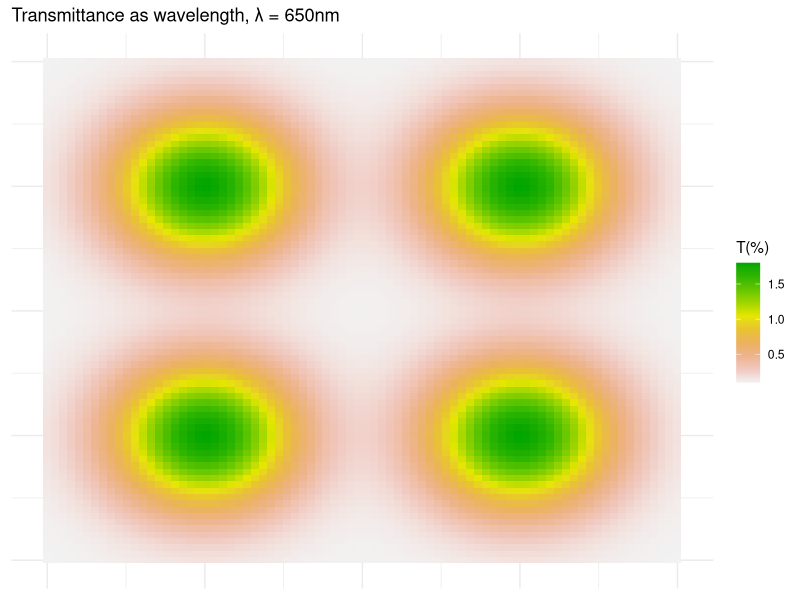

The R script that drew this image: (Note: this script raises an error after producing the figure.)
# Load necessary libraries
library(fields)
library(ggplot2)
library(reshape2)

# Define simulation parameters
wavelength <- 650e-9  # wavelength in meters
n_lens <- 1.5         # refractive index of the lens
n_air <- 1.0          # refractive index of air

# Grid parameters
grid_size <- 80
x <- seq(-0.05, 0.05, length.out = grid_size)
y <- seq(-0.05, 0.05, length.out = grid_size)

# Create a meshgrid
mesh <- expand.grid(x = x, y = y)

# Define lens properties
lens_radius <- 0.02
lens_centers <- list(c(-0.025, -0.025), c(0.025, -0.025), c(-0.025, 0.025), c(0.025, 0.025))
focal_distances <- c(0.05, 0.053, 0.056, 0.059)  # Different focal distances for the lenses

# Function to calculate the phase shift through a lens
phase_shift <- function(x, y, center, focal_distance, wavelength) {
  r <- sqrt((x - center[1])^2 + (y - center[2])^2)
  phase <- (2 * pi / wavelength) * (sqrt(r^2 + focal_distance^2) - focal_distance)
  return(phase)
}

# Function to calculate the light intensity based on radial distance
radial_intensity <- function(r, radius) {
  intensity <- exp(-r^2 / (2 * (radius / 2)^2))  # Gaussian fall-off from center
  return(intensity)
}

# Function to calculate the intensity based on phase shifts and interference
intensity_function <- function(mesh, centers, radius, focal_distances, wavelength) {
  intensity <- matrix(0, nrow = grid_size, ncol = grid_size)
  for (i in 1:length(centers)) {
    center <- centers[[i]]
    focal_distance <- focal_distances[i]
    phase <- phase_shift(mesh$x, mesh$y, center, focal_distance, wavelength)
    amplitude <- exp(1i * phase)
    lens_intensity <- Re(amplitude * Conj(amplitude))

    # Calculate radial distance from the lens center
    distance <- sqrt((mesh$x - center[1])^2 + (mesh$y - center[2])^2)
    radial_intensity_value <- radial_intensity(distance, radius)

    # Apply radial intensity and mask-0.01
    mask <- distance <= radius+0.02
    lens_intensity <- lens_intensity * radial_intensity_value * mask

    intensity <- intensity + lens_intensity
  }
  return(intensity)
}

# Calculate intensity
intensity <- intensity_function(mesh, lens_centers, lens_radius, focal_distances, wavelength)

# Normalize and scale the intensity to match the given range (0.1 to 1.8)
intensity <- 0.1 + 1.7 * (intensity - min(intensity)) / (max(intensity) - min(intensity))

# Convert to data frame for ggplot
intensity_df <- data.frame(x = mesh$x, y = mesh$y, intensity = as.vector(intensity))

# Plot the result using ggplot2
ggplot(intensity_df, aes(x = x, y = y, fill = intensity)) +
  geom_tile() +
  scale_fill_gradientn(colours = rev(terrain.colors(10)), limits = c(0.1, 1.8)) +
  theme_minimal() +
  labs(title = "Transmittance as wavelength, λ = 650nm",
       fill = "T(%)",
       x = NULL,
       y = NULL) +
  theme(axis.text = element_blank(),
        axis.ticks = element_blank())
+
  geom_hline(yintercept = 0.025)



intensity_df %>%
  filter(round(x, 3) == 0.025)   %>%
  ggplot( aes(x = y, y = intensity)) +
  geom_line()+
  #scale_fill_gradientn(colours = rev(terrain.colors(10)), limits = c(0.1, 1.8)) +
  theme_minimal() +
  labs(title = "Transmittance as wavelength, λ = 650nm",
       fill = "T(%)",
       x = NULL,
       y = NULL) +
  theme(axis.text = element_blank(),
        axis.ticks = element_blank())
